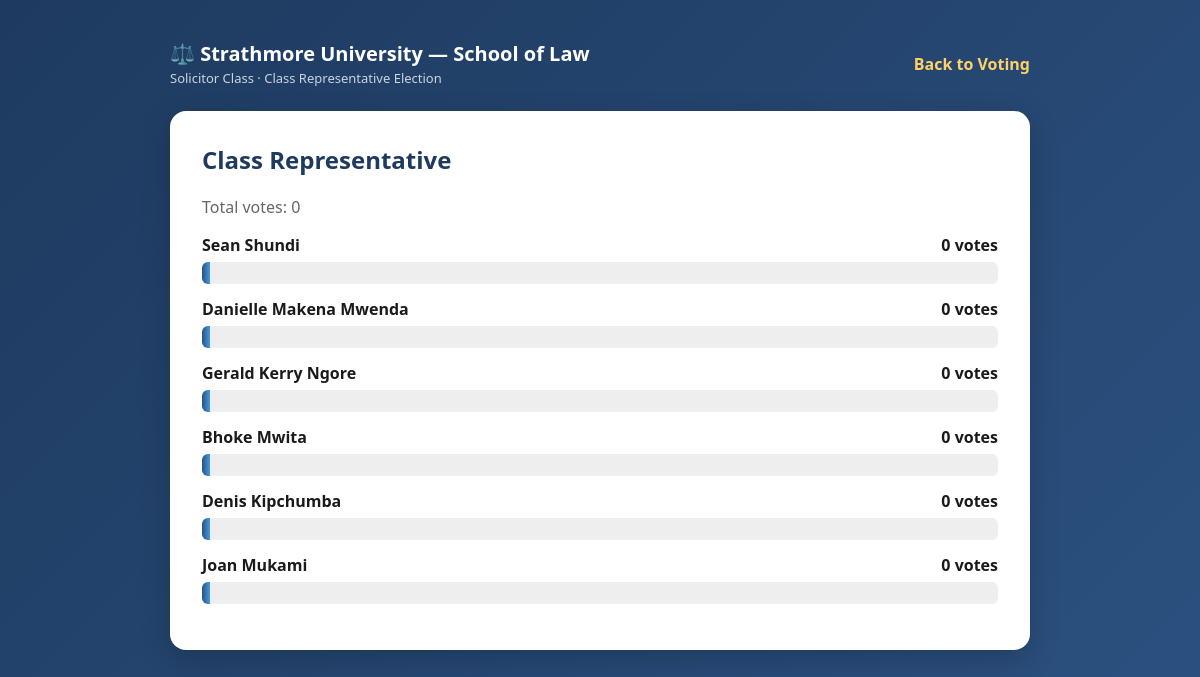
The app's page /results/ with its own data.
### voting/models.py (models this page shows, shortened)
class Category(models.Model):
    name = models.CharField(max_length=50)  # e.g. "Class Representative"
    is_open = models.BooleanField(default=True)

class Candidate(models.Model):
    category = models.ForeignKey(Category, on_delete=models.CASCADE, related_name='candidates')
    name = models.CharField(max_length=100)
    photo = models.ImageField(upload_to='candidates/', blank=True, null=True)
    bio = models.TextField(blank=True)
    def vote_count(self):
        return self.vote_set.filter(is_invalidated=False).count()

### voting/views.py (the view)
# urls.py: path('results/', views.results_view, name='results'),
def results_view(request):
    categories = Category.objects.prefetch_related('candidates').all()
    results = []
    for category in categories:
        candidates = category.candidates.all()
        candidate_data = [
            {'name': c.name, 'votes': c.vote_count(), 'photo': c.photo}
            for c in candidates
        ]
        candidate_data.sort(key=lambda x: x['votes'], reverse=True)
        total_votes = sum(c['votes'] for c in candidate_data)
        results.append({
            'category': category,
            'candidates': candidate_data,
            'total_votes': total_votes,
        })
    return render(request, 'voting/results.html', {'results': results})

### voting/templates/voting/results.html (shortened to what this page needs)
{% extends 'voting/base.html' %}
{% block topnav %}
<a href="{% url 'vote' %}">Back to Voting</a>
{% endblock %}
{% block content %}
{% for result in results %}
<div class="card">
    <h2>{{ result.category.name }}</h2>
    <p style="color:#666;">Total votes: {{ result.total_votes }}</p>
    {% for c in result.candidates %}
        <div class="result-row">
            <div class="result-name">
                <span>{{ c.name }}</span>
                <span>{{ c.votes }} vote{{ c.votes|pluralize }}</span>
            </div>
            <div class="results-bar-bg">
                <div class="results-bar-fill" style="width: {% widthratio c.votes result.total_votes 100 %}%;">
                </div>
            </div>
        </div>
    {% endfor %}
</div>
{% endfor %}
{% endblock %}

### voting/templates/voting/base.html (shortened to what this page needs)
<!DOCTYPE html>
<html>
<head>
</head>
<body>
    <div class="wrapper">
        <div class="top-bar">
            <div>
    <strong style="font-size:20px;">⚖️ Strathmore University — School of Law</strong>
    <div style="font-size:13px; color:#cbd5e0; margin-top:2px;">Solicitor Class · Class Representative Election</div>
</div>
            <div>{% block topnav %}{% endblock %}</div>
        </div>
        {% block content %}{% endblock %}
    </div>
</body>
</html>

### voting/templates/voting/base.html (style rules this page uses)
* { box-sizing: border-box; }
body { margin: 0; font-family: 'Segoe UI', Arial, sans-serif; background: linear-gradient(135deg, #1e3a5f, #2c5282); min-height: 100vh; color: #1a1a1a; }
.wrapper { max-width: 900px; margin: 0 auto; padding: 40px 20px; }
.card { background: #fff; border-radius: 16px; padding: 32px; box-shadow: 0 10px 30px rgba(0,0,0,0.2); margin-bottom: 24px; }
h1, h2, h3 { margin-top: 0; color: #1e3a5f; }
.top-bar { display: flex; justify-content: space-between; align-items: center; color: #fff; margin-bottom: 24px; }
.top-bar a { color: #ffd166; text-decoration: none; font-weight: 600; margin-left: 16px; }
.results-bar-bg { background: #eee; border-radius: 6px; overflow: hidden; height: 22px; margin: 6px 0 4px; }
.results-bar-fill { background: linear-gradient(90deg, #2c5282, #4299e1); height: 100%; color: #fff; font-size: 12px; font-weight: 700; display: flex; align-items: center; padding-left: 8px; white-space: nowrap; }
.result-row { margin-bottom: 14px; }
.result-name { display: flex; justify-content: space-between; font-weight: 600; }

### records on screen
Category: category.name "Class Representative", total_votes "0", votes "0" "0" "0" "0" "0" "0"
Candidate: name "Sean Shundi"
Candidate: name "Danielle Makena Mwenda"
Candidate: name "Gerald Kerry Ngore"
Candidate: name "Bhoke Mwita"
Candidate: name "Denis Kipchumba"
Candidate: name "Joan Mukami"
